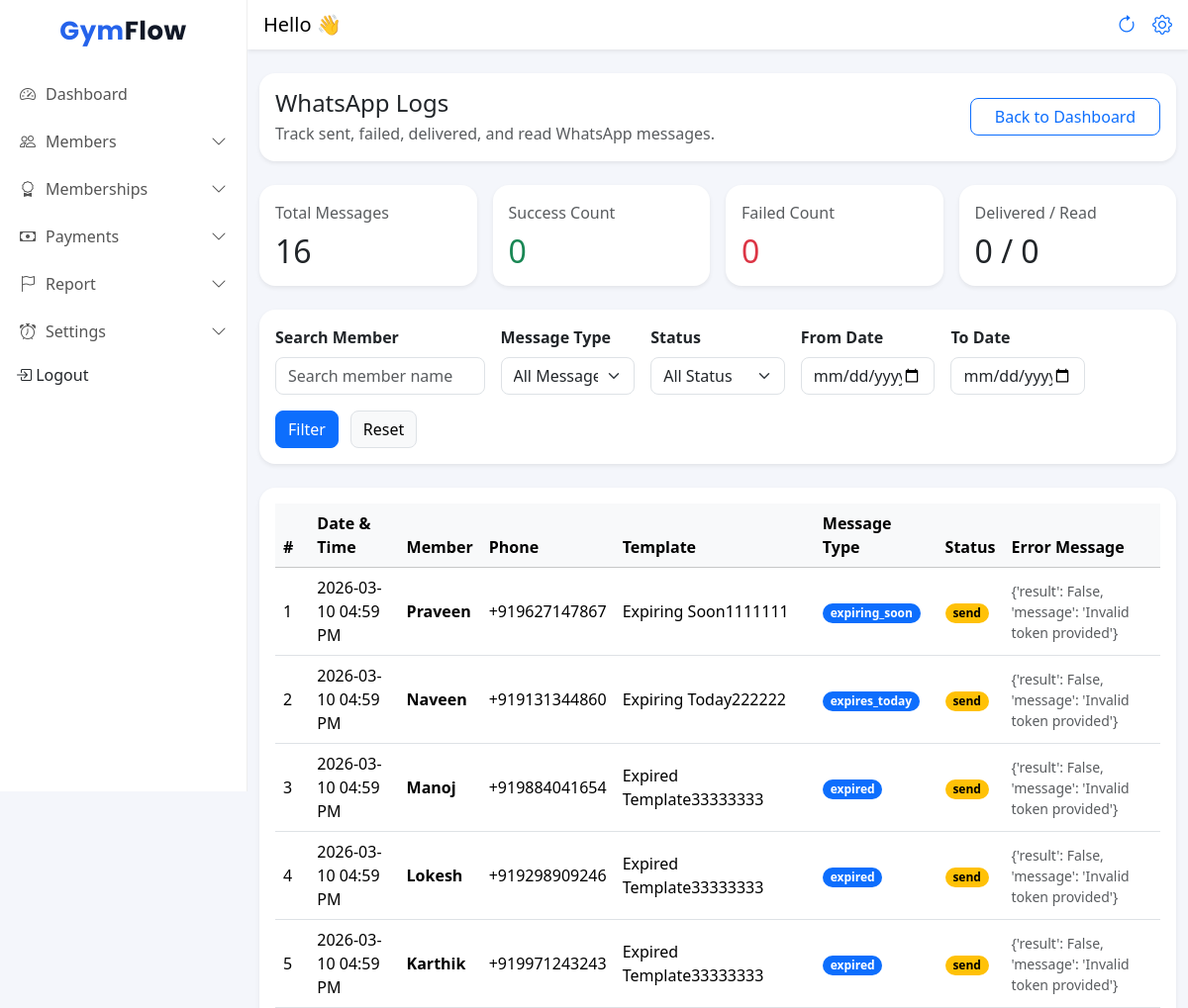
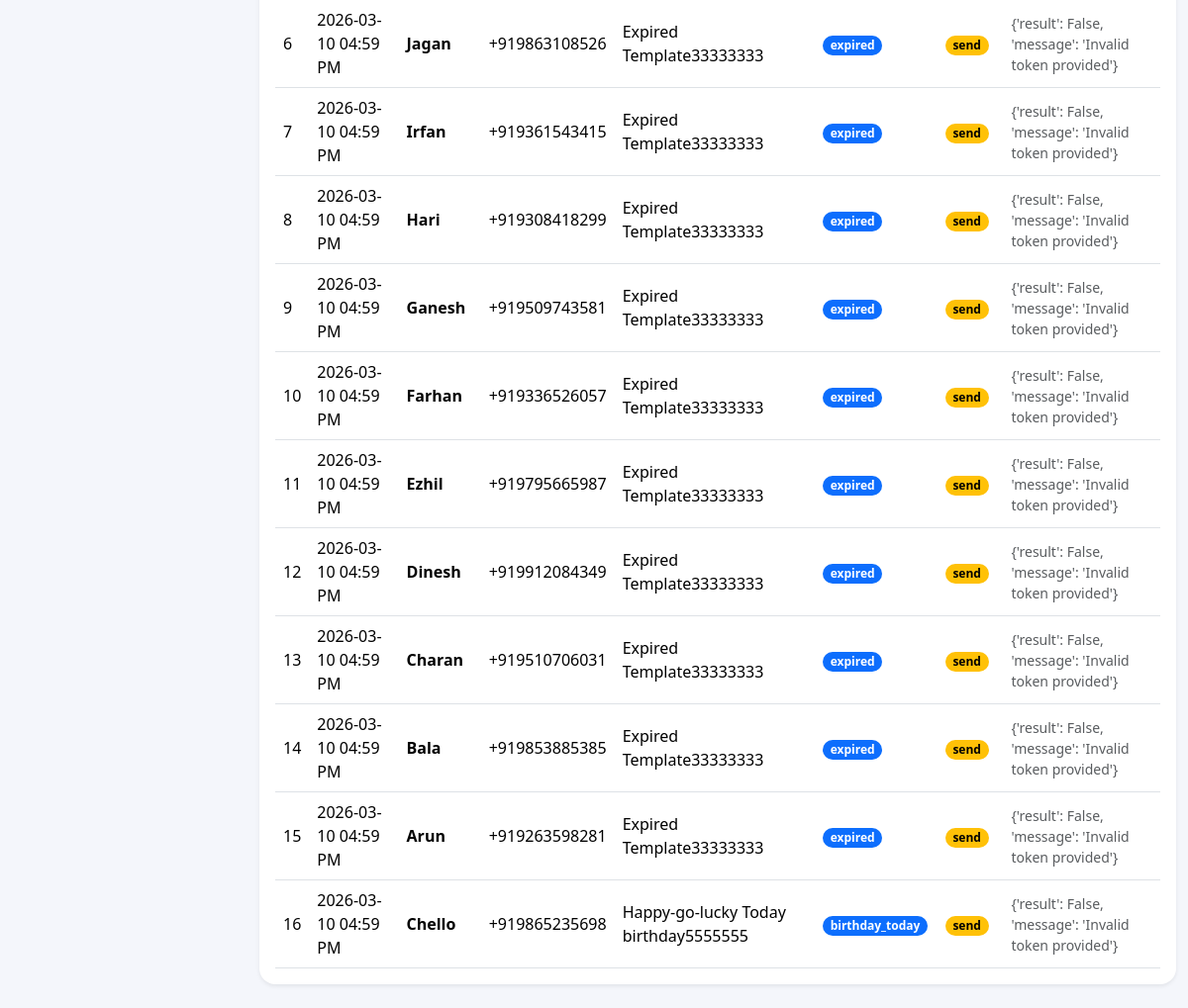
The app's page /whatsapp-logs/ (signed in) with its own data (2 pictures, top to bottom).
### frontend/models.py (models this page shows, shortened)
class WhatsAppMessageLog(models.Model):
    STATUS_CHOICES = [
        ("queued", "Queued"),
        ("sent", "Sent"),
        ("delivered", "Delivered"),
        ("read", "Read"),
        ("failed", "Failed"),
    ]
    MESSAGE_TYPE_CHOICES = [
        ("expiring_soon", "Expiring Soon"),
        ("expires_today", "Expires Today"),
        ("expired", "Expired"),
    ]
    gym = models.ForeignKey("Gym", on_delete=models.CASCADE, related_name="wa_logs")
    member = models.ForeignKey("Member", on_delete=models.SET_NULL, null=True, blank=True, related_name="wa_logs")
    phone = models.CharField(max_length=20)
    template_name = models.CharField(max_length=100)
    message_type = models.CharField(max_length=30, choices=MESSAGE_TYPE_CHOICES)
    interakt_message_id = models.CharField(max_length=100, blank=True, null=True, db_index=True)
    callback_data = models.CharField(max_length=255, blank=True, null=True)
    status = models.CharField(max_length=20, choices=STATUS_CHOICES, default="queued")
    error_message = models.TextField(blank=True, null=True)
    sent_at = models.DateTimeField(blank=True, null=True)
    delivered_at = models.DateTimeField(blank=True, null=True)
    read_at = models.DateTimeField(blank=True, null=True)
    failed_at = models.DateTimeField(blank=True, null=True)
    created_at = models.DateTimeField(auto_now_add=True)
    updated_at = models.DateTimeField(auto_now=True)

class Member(models.Model):
    STATUS_CHOICES = (
        ('active', 'Active'),
        ('expiring', 'Expiring Soon'),
        ('expired', 'Expired'),
    )
    is_deleted = models.BooleanField(default=False)
    DOB=models.DateField(null=True,blank=True)
    gym = models.ForeignKey(Gym, on_delete=models.CASCADE, related_name="members")
    branch = models.ForeignKey(Branch, on_delete=models.CASCADE, related_name="members")
    name = models.CharField(max_length=100)
    phone = models.CharField(max_length=15)
    join_date = models.DateField(default=date.today)
    photo = models.ImageField(upload_to="members/", blank=True, null=True)
    plan = models.ForeignKey(MembershipPlan, on_delete=models.SET_NULL, null=True, blank=True)
    start_date = models.DateField(null=True)
    expiry_date = models.DateField()
    security_deposit = models.DecimalField(max_digits=10, decimal_places=2, default=0)
    status = models.CharField(max_length=10, choices=STATUS_CHOICES, default='active')
    created_at = models.DateTimeField(auto_now_add=True)

### frontend/views.py (the view)
# urls.py: path("whatsapp-logs/", whatsapp_logs_page, name="whatsapp_logs_page"),
@login_required
@owner_or_trainer
def whatsapp_logs_page(request):
    gym = request.user.gym
    from_date = request.GET.get("from_date", "").strip()
    to_date = request.GET.get("to_date", "").strip()
    message_type = request.GET.get("message_type", "").strip()
    status = request.GET.get("status", "").strip()
    q = request.GET.get("q", "").strip()
    logs = WhatsAppMessageLog.objects.filter(gym=gym).select_related("member").order_by("-created_at")
    if from_date:
        parsed_from = parse_date(from_date)
        if parsed_from:
            logs = logs.filter(created_at__date__gte=parsed_from)
    if to_date:
        parsed_to = parse_date(to_date)
        if parsed_to:
            logs = logs.filter(created_at__date__lte=parsed_to)
    if message_type:
        logs = logs.filter(message_type=message_type)
    if status:
        logs = logs.filter(status=status)
    if q:
        logs = logs.filter(member__name__icontains=q)
    total_messages = logs.count()
    sent_count = logs.filter(status__in=["queued", "sent", "delivered", "read"]).count()
    failed_count = logs.filter(status="failed").count()
    delivered_count = logs.filter(status="delivered").count()
    read_count = logs.filter(status="read").count()
    message_type_choices = (
        WhatsAppMessageLog.objects.filter(gym=gym)
        .values_list("message_type", flat=True)
        .distinct()
    )
    status_choices = (
        WhatsAppMessageLog.objects.filter(gym=gym)
        .values_list("status", flat=True)
        .distinct()
    )
    context = {
        "logs": logs,
        "from_date": from_date,
        "to_date": to_date,
        "message_type": message_type,
        "status": status,
        "q": q,
        "total_messages": total_messages,
        "sent_count": sent_count,
        "failed_count": failed_count,
        "delivered_count": delivered_count,
        "read_count": read_count,
        "message_type_choices": message_type_choices,
        "status_choices": status_choices,
    }
    return render(request, "whatsapp_logs.html", context)

### frontend/templates/whatsapp_logs.html (shortened to what this page needs)
{% extends "base.html" %}
{% block content %}
<div class="container-fluid py-4">
    <div class="card border-0 shadow-sm rounded-4 mb-4">
        <div class="card-body d-flex flex-column flex-md-row justify-content-between align-items-md-center gap-3">
            <div>
                <h4 class=" mb-1">WhatsApp Logs</h4>
                <p class="text-muted mb-0">Track sent, failed, delivered, and read WhatsApp messages.</p>
            </div>
            <div>
                <a href="{% url 'dashboard' %}" class="btn btn-outline-primary rounded-3 px-4">
                    Back to Dashboard
                </a>
            </div>
        </div>
    </div>
    <div class="row g-3 mb-4">
        <div class="col-md-6 col-xl-3">
            <div class="card border-0 shadow-sm rounded-4 h-100">
                <div class="card-body">
                    <p class="text-muted mb-2">Total Messages</p>
                    <h2 class=" mb-0">{{ total_messages }}</h2>
                </div>
            </div>
        </div>
        <div class="col-md-6 col-xl-3">
            <div class="card border-0 shadow-sm rounded-4 h-100">
                <div class="card-body">
                    <p class="text-muted mb-2">Success Count</p>
                    <h2 class=" mb-0 text-success">{{ sent_count }}</h2>
                </div>
            </div>
        </div>
        <div class="col-md-6 col-xl-3">
            <div class="card border-0 shadow-sm rounded-4 h-100">
                <div class="card-body">
                    <p class="text-muted mb-2">Failed Count</p>
                    <h2 class=" mb-0 text-danger">{{ failed_count }}</h2>
                </div>
            </div>
        </div>
        <div class="col-md-6 col-xl-3">
            <div class="card border-0 shadow-sm rounded-4 h-100">
                <div class="card-body">
                    <p class="text-muted mb-2">Delivered / Read</p>
                    <h2 class=" mb-0">{{ delivered_count }} / {{ read_count }}</h2>
                </div>
            </div>
        </div>
    </div>
    <div class="card border-0 shadow-sm rounded-4 mb-4">
        <div class="card-body">
            <form method="get">
                <div class="row g-3 align-items-end">
                    <div class="col-lg-3 col-md-6">
                        <label class="form-label fw-semibold">Search Member</label>
                        <input type="text" name="q" value="{{ q }}" class="form-control rounded-3"
                            placeholder="Search member name">
                    </div>
                    <div class="col-lg-2 col-md-6">
                        <label class="form-label fw-semibold">Message Type</label>
                        <select name="message_type" class="form-select rounded-3">
                            <option value="">All Message Types</option>
                        </select>
                    </div>
                    <div class="col-lg-2 col-md-6">
                        <label class="form-label fw-semibold">Status</label>
                        <select name="status" class="form-select rounded-3">
                            <option value="">All Status</option>
                        </select>
                    </div>
                    <div class="col-lg-2 col-md-6">
                        <label class="form-label fw-semibold">From Date</label>
                        <input type="date" name="from_date" value="{{ from_date }}" class="form-control rounded-3">
                    </div>
                    <div class="col-lg-2 col-md-6">
                        <label class="form-label fw-semibold">To Date</label>
                        <input type="date" name="to_date" value="{{ to_date }}" class="form-control rounded-3">
                    </div>
                    <div class="col-lg-1 col-md-3 d-grid">
                        <button type="submit" class="btn btn-primary rounded-3">
                            Filter
                        </button>
                    </div>
                    <div class="col-lg-1 col-md-3 d-grid">
                        <a href="{% url 'whatsapp_logs_page' %}" class="btn btn-light rounded-3 border">
                            Reset
                        </a>
                    </div>
                </div>
            </form>
        </div>
    </div>
    <div class="card border-0 shadow-sm rounded-4">
        <div class="card-body">
            <div class="table-responsive">
                <table class="table align-middle table-hover mb-0">
                    <thead class="table-light">
                        <tr>
                            <th>#</th>
                            <th>Date & Time</th>
                            <th>Member</th>
                            <th>Phone</th>
                            <th>Template</th>
                            <th>Message Type</th>
                            <th>Status</th>
                            <th>Error Message</th>
                        </tr>
                    </thead>
                    <tbody>
                        {% for log in logs %}
                        <tr>
                            <td>{{ forloop.counter }}</td>
                            <td>{{ log.created_at|date:"Y-m-d h:i A" }}</td>
                            <td class="fw-semibold">{{ log.member.name|default:"-" }}</td>
                            <td>{{ log.phone|default:"-" }}</td>
                            <td>{{ log.template_name|default:"-" }}</td>
                            <td>
                                <span class="badge rounded-pill text-bg-primary">
                                    {{ log.message_type|default:"-" }}
                                </span>
                            </td>
                            <td>
                                {% if log.status == "failed" %}
                                    <span class="badge rounded-pill text-bg-danger">{{ log.status }}</span>
                                {% elif log.status == "delivered" %}
                                    <span class="badge rounded-pill text-bg-success">{{ log.status }}</span>
                                {% elif log.status == "read" %}
                                    <span class="badge rounded-pill text-bg-info">{{ log.status }}</span>
                                {% else %}
                                    <span class="badge rounded-pill text-bg-warning">{{ log.status }}</span>
                                {% endif %}
                            </td>
                            <td class="text-muted small">{{ log.error_message|default:"-" }}</td>
                        </tr>
                        {% empty %}
                        <tr>
                            <td colspan="8" class="text-center text-muted py-4">
                                No WhatsApp logs found.
                            </td>
                        </tr>
                        {% endfor %}
                    </tbody>
                </table>
            </div>
        </div>
    </div>
</div>
{% endblock %}

### frontend/static/css/dashboard.css (style rules this page uses)
body { background-color: #f5f7fb; overflow-x: hidden; }
.table { margin-bottom: 0; }

### frontend/templates/base.html (style rules this page uses)
body { background: #f4f6fb; }

### records on screen
WhatsAppMessageLog: created_at "2026-03-10 04:59 PM", member.name "Praveen", phone "+919627147867", template_name "Expiring Soon1111111", message_type "expiring_soon", status "send", error_message "{'result': False, 'message': 'Invalid token provided'}"
WhatsAppMessageLog: created_at "2026-03-10 04:59 PM", member.name "Naveen", phone "+919131344860", template_name "Expiring Today222222", message_type "expires_today", status "send", error_message "{'result': False, 'message': 'Invalid token provided'}"
WhatsAppMessageLog: created_at "2026-03-10 04:59 PM", member.name "Manoj", phone "+919884041654", template_name "Expired Template33333333", message_type "expired", status "send", error_message "{'result': False, 'message': 'Invalid token provided'}"
WhatsAppMessageLog: created_at "2026-03-10 04:59 PM", member.name "Lokesh", phone "+919298909246", template_name "Expired Template33333333", message_type "expired", status "send", error_message "{'result': False, 'message': 'Invalid token provided'}"
WhatsAppMessageLog: created_at "2026-03-10 04:59 PM", member.name "Karthik", phone "+919971243243", template_name "Expired Template33333333", message_type "expired", status "send", error_message "{'result': False, 'message': 'Invalid token provided'}"
WhatsAppMessageLog: created_at "2026-03-10 04:59 PM", member.name "Jagan", phone "+919863108526", template_name "Expired Template33333333", message_type "expired", status "send", error_message "{'result': False, 'message': 'Invalid token provided'}"
WhatsAppMessageLog: created_at "2026-03-10 04:59 PM", member.name "Irfan", phone "+919361543415", template_name "Expired Template33333333", message_type "expired", status "send", error_message "{'result': False, 'message': 'Invalid token provided'}"
WhatsAppMessageLog: created_at "2026-03-10 04:59 PM", member.name "Hari", phone "+919308418299", template_name "Expired Template33333333", message_type "expired", status "send", error_message "{'result': False, 'message': 'Invalid token provided'}"
WhatsAppMessageLog: created_at "2026-03-10 04:59 PM", member.name "Ganesh", phone "+919509743581", template_name "Expired Template33333333", message_type "expired", status "send", error_message "{'result': False, 'message': 'Invalid token provided'}"
WhatsAppMessageLog: created_at "2026-03-10 04:59 PM", member.name "Farhan", phone "+919336526057", template_name "Expired Template33333333", message_type "expired", status "send", error_message "{'result': False, 'message': 'Invalid token provided'}"
WhatsAppMessageLog: created_at "2026-03-10 04:59 PM", member.name "Ezhil", phone "+919795665987", template_name "Expired Template33333333", message_type "expired", status "send", error_message "{'result': False, 'message': 'Invalid token provided'}"
WhatsAppMessageLog: created_at "2026-03-10 04:59 PM", member.name "Dinesh", phone "+919912084349", template_name "Expired Template33333333", message_type "expired", status "send", error_message "{'result': False, 'message': 'Invalid token provided'}"
WhatsAppMessageLog: created_at "2026-03-10 04:59 PM", member.name "Charan", phone "+919510706031", template_name "Expired Template33333333", message_type "expired", status "send", error_message "{'result': False, 'message': 'Invalid token provided'}"
WhatsAppMessageLog: created_at "2026-03-10 04:59 PM", member.name "Bala", phone "+919853885385", template_name "Expired Template33333333", message_type "expired", status "send", error_message "{'result': False, 'message': 'Invalid token provided'}"
WhatsAppMessageLog: created_at "2026-03-10 04:59 PM", member.name "Arun", phone "+919263598281", template_name "Expired Template33333333", message_type "expired", status "send", error_message "{'result': False, 'message': 'Invalid token provided'}"
WhatsAppMessageLog: created_at "2026-03-10 04:59 PM", member.name "Chello", phone "+919865235698", template_name "Happy-go-lucky Today birthday5555555", message_type "birthday_today", status "send", error_message "{'result': False, 'message': 'Invalid token provided'}"

### other values on screen
{{ total_messages }} "16"
{{ sent_count }} "0"
{{ failed_count }} "0"
{{ delivered_count }} "0"
{{ read_count }} "0"
